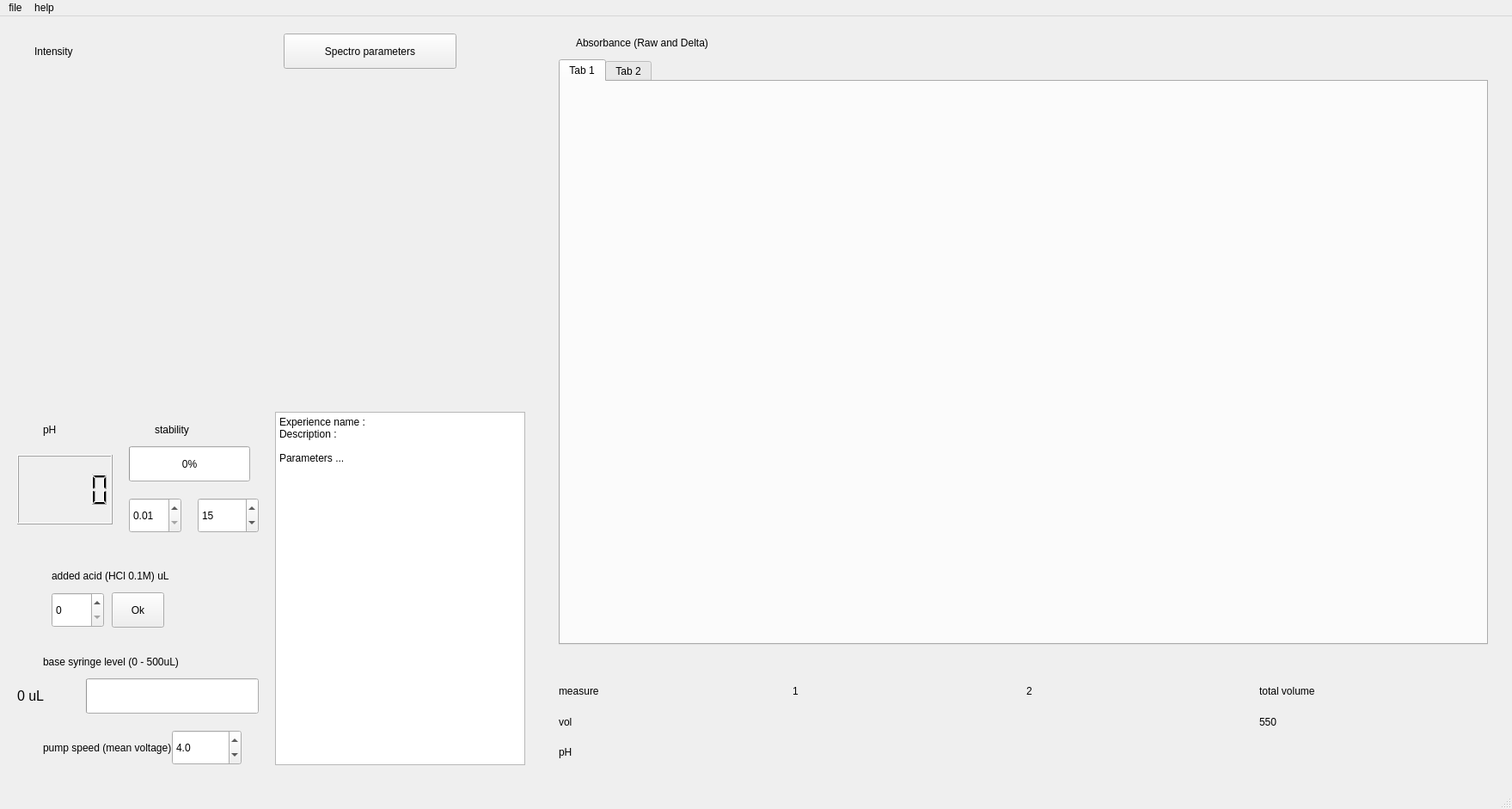
<?xml version="1.0" encoding="UTF-8"?>
<ui version="4.0">
 <class>titrationWindow</class>
 <widget class="QMainWindow" name="titrationWindow">
  <property name="geometry">
   <rect>
    <x>0</x>
    <y>0</y>
    <width>1759</width>
    <height>941</height>
   </rect>
  </property>
  <property name="tabletTracking">
   <bool>false</bool>
  </property>
  <property name="windowTitle">
   <string>Titration Window</string>
  </property>
  <property name="iconSize">
   <size>
    <width>18</width>
    <height>27</height>
   </size>
  </property>
  <widget class="QWidget" name="centralwidget">
   <widget class="QLCDNumber" name="direct_pH">
    <property name="geometry">
     <rect>
      <x>20</x>
      <y>510</y>
      <width>111</width>
      <height>81</height>
     </rect>
    </property>
   </widget>
   <widget class="QProgressBar" name="stabilisation_level">
    <property name="geometry">
     <rect>
      <x>150</x>
      <y>500</y>
      <width>141</width>
      <height>41</height>
     </rect>
    </property>
    <property name="maximum">
     <number>100</number>
    </property>
    <property name="value">
     <number>0</number>
    </property>
    <property name="textVisible">
     <bool>true</bool>
    </property>
    <property name="orientation">
     <enum>Qt::Horizontal</enum>
    </property>
    <property name="format">
     <string>%p%</string>
    </property>
   </widget>
   <widget class="QLabel" name="label_pH">
    <property name="geometry">
     <rect>
      <x>50</x>
      <y>460</y>
      <width>61</width>
      <height>41</height>
     </rect>
    </property>
    <property name="text">
     <string>pH</string>
    </property>
   </widget>
   <widget class="QLabel" name="label_direct_abs">
    <property name="geometry">
     <rect>
      <x>40</x>
      <y>20</y>
      <width>171</width>
      <height>41</height>
     </rect>
    </property>
    <property name="text">
     <string>Intensity</string>
    </property>
   </widget>
   <widget class="QLabel" name="label_stability">
    <property name="geometry">
     <rect>
      <x>180</x>
      <y>460</y>
      <width>71</width>
      <height>41</height>
     </rect>
    </property>
    <property name="text">
     <string>stability</string>
    </property>
   </widget>
   <widget class="QPushButton" name="ajout_ok">
    <property name="geometry">
     <rect>
      <x>130</x>
      <y>670</y>
      <width>61</width>
      <height>41</height>
     </rect>
    </property>
    <property name="text">
     <string>Ok</string>
    </property>
   </widget>
   <widget class="QLabel" name="label_base_level">
    <property name="geometry">
     <rect>
      <x>50</x>
      <y>730</y>
      <width>251</width>
      <height>41</height>
     </rect>
    </property>
    <property name="autoFillBackground">
     <bool>false</bool>
    </property>
    <property name="text">
     <string>base syringe level (0 - 500uL)</string>
    </property>
   </widget>
   <widget class="QLabel" name="base_level_number">
    <property name="geometry">
     <rect>
      <x>20</x>
      <y>770</y>
      <width>101</width>
      <height>41</height>
     </rect>
    </property>
    <property name="font">
     <font>
      <pointsize>12</pointsize>
     </font>
    </property>
    <property name="text">
     <string>0 uL</string>
    </property>
   </widget>
   <widget class="QProgressBar" name="base_level_bar">
    <property name="geometry">
     <rect>
      <x>100</x>
      <y>770</y>
      <width>201</width>
      <height>41</height>
     </rect>
    </property>
    <property name="minimum">
     <number>0</number>
    </property>
    <property name="maximum">
     <number>500</number>
    </property>
    <property name="value">
     <number>0</number>
    </property>
    <property name="textVisible">
     <bool>false</bool>
    </property>
    <property name="orientation">
     <enum>Qt::Horizontal</enum>
    </property>
    <property name="invertedAppearance">
     <bool>false</bool>
    </property>
    <property name="format">
     <string>%p%</string>
    </property>
   </widget>
   <widget class="QLabel" name="label_pump_speed">
    <property name="geometry">
     <rect>
      <x>50</x>
      <y>830</y>
      <width>171</width>
      <height>41</height>
     </rect>
    </property>
    <property name="text">
     <string>pump speed (mean voltage)</string>
    </property>
   </widget>
   <widget class="QPushButton" name="background_and_reference">
    <property name="geometry">
     <rect>
      <x>330</x>
      <y>20</y>
      <width>201</width>
      <height>41</height>
     </rect>
    </property>
    <property name="text">
     <string>Spectro parameters</string>
    </property>
   </widget>
   <widget class="QLabel" name="label_delta_abs">
    <property name="geometry">
     <rect>
      <x>670</x>
      <y>10</y>
      <width>371</width>
      <height>41</height>
     </rect>
    </property>
    <property name="text">
     <string>Absorbance (Raw and Delta)</string>
    </property>
   </widget>
   <widget class="QWidget" name="gridLayoutWidget_2">
    <property name="geometry">
     <rect>
      <x>650</x>
      <y>770</y>
      <width>1081</width>
      <height>101</height>
     </rect>
    </property>
    <layout class="QGridLayout" name="grid_all_pH_vol">
     <item row="2" column="0">
      <widget class="QLabel" name="label_pH_2">
       <property name="text">
        <string>pH</string>
       </property>
      </widget>
     </item>
     <item row="1" column="1">
      <widget class="QLabel" name="label_3">
       <property name="text">
        <string/>
       </property>
      </widget>
     </item>
     <item row="0" column="1">
      <widget class="QLabel" name="label_5">
       <property name="text">
        <string>1</string>
       </property>
      </widget>
     </item>
     <item row="0" column="2">
      <widget class="QLabel" name="label_6">
       <property name="text">
        <string>2</string>
       </property>
      </widget>
     </item>
     <item row="1" column="0">
      <widget class="QLabel" name="label_vol">
       <property name="text">
        <string>vol</string>
       </property>
      </widget>
     </item>
     <item row="0" column="0">
      <widget class="QLabel" name="label_measure">
       <property name="text">
        <string>measure</string>
       </property>
      </widget>
     </item>
     <item row="1" column="3">
      <widget class="QLabel" name="total_volume">
       <property name="text">
        <string>550</string>
       </property>
      </widget>
     </item>
     <item row="0" column="3">
      <widget class="QLabel" name="label_total_volume">
       <property name="text">
        <string>total volume</string>
       </property>
      </widget>
     </item>
    </layout>
   </widget>
   <widget class="QLabel" name="added_acid_label">
    <property name="geometry">
     <rect>
      <x>60</x>
      <y>630</y>
      <width>211</width>
      <height>41</height>
     </rect>
    </property>
    <property name="autoFillBackground">
     <bool>false</bool>
    </property>
    <property name="text">
     <string>added acid (HCl 0.1M) uL</string>
    </property>
   </widget>
   <widget class="QSpinBox" name="added_acid">
    <property name="geometry">
     <rect>
      <x>60</x>
      <y>670</y>
      <width>61</width>
      <height>41</height>
     </rect>
    </property>
   </widget>
   <widget class="QPlainTextEdit" name="experiment_parameters">
    <property name="geometry">
     <rect>
      <x>320</x>
      <y>460</y>
      <width>291</width>
      <height>411</height>
     </rect>
    </property>
    <property name="plainText">
     <string>Experience name :
Description :

Parameters ...</string>
    </property>
   </widget>
   <widget class="QDoubleSpinBox" name="pump_speed_volt">
    <property name="geometry">
     <rect>
      <x>200</x>
      <y>830</y>
      <width>81</width>
      <height>41</height>
     </rect>
    </property>
    <property name="accessibleName">
     <string/>
    </property>
    <property name="decimals">
     <number>1</number>
    </property>
    <property name="minimum">
     <double>3.000000000000000</double>
    </property>
    <property name="maximum">
     <double>12.000000000000000</double>
    </property>
    <property name="singleStep">
     <double>0.100000000000000</double>
    </property>
    <property name="value">
     <double>4.000000000000000</double>
    </property>
   </widget>
   <widget class="QSpinBox" name="stab_time">
    <property name="geometry">
     <rect>
      <x>230</x>
      <y>560</y>
      <width>71</width>
      <height>41</height>
     </rect>
    </property>
    <property name="minimum">
     <number>5</number>
    </property>
    <property name="maximum">
     <number>600</number>
    </property>
    <property name="value">
     <number>15</number>
    </property>
   </widget>
   <widget class="QTabWidget" name="absorbance_tabs">
    <property name="geometry">
     <rect>
      <x>650</x>
      <y>50</y>
      <width>1081</width>
      <height>681</height>
     </rect>
    </property>
    <property name="currentIndex">
     <number>0</number>
    </property>
    <widget class="QWidget" name="tab1">
     <attribute name="title">
      <string>Tab 1</string>
     </attribute>
    </widget>
    <widget class="QWidget" name="tab2">
     <attribute name="title">
      <string>Tab 2</string>
     </attribute>
    </widget>
   </widget>
   <widget class="QWidget" name="widget_direct" native="true">
    <property name="geometry">
     <rect>
      <x>20</x>
      <y>80</y>
      <width>591</width>
      <height>341</height>
     </rect>
    </property>
   </widget>
   <widget class="QDoubleSpinBox" name="stab_step">
    <property name="geometry">
     <rect>
      <x>150</x>
      <y>560</y>
      <width>61</width>
      <height>41</height>
     </rect>
    </property>
    <property name="decimals">
     <number>2</number>
    </property>
    <property name="minimum">
     <double>0.010000000000000</double>
    </property>
    <property name="maximum">
     <double>0.300000000000000</double>
    </property>
    <property name="singleStep">
     <double>0.010000000000000</double>
    </property>
   </widget>
  </widget>
  <widget class="QMenuBar" name="menubar">
   <property name="geometry">
    <rect>
     <x>0</x>
     <y>0</y>
     <width>1759</width>
     <height>18</height>
    </rect>
   </property>
   <widget class="QMenu" name="menufile">
    <property name="title">
     <string>file</string>
    </property>
    <addaction name="actionsave"/>
    <addaction name="actionedit_saving_folder"/>
    <addaction name="actionquit"/>
   </widget>
   <widget class="QMenu" name="menuhelp">
    <property name="title">
     <string>help</string>
    </property>
   </widget>
   <addaction name="menufile"/>
   <addaction name="menuhelp"/>
  </widget>
  <widget class="QStatusBar" name="statusbar"/>
  <action name="actionsave">
   <property name="text">
    <string>save titration</string>
   </property>
  </action>
  <action name="actionquit">
   <property name="text">
    <string>quit</string>
   </property>
  </action>
  <action name="actionedit_saving_folder">
   <property name="text">
    <string>edit saving folder</string>
   </property>
  </action>
 </widget>
 <resources/>
 <connections/>
</ui>
